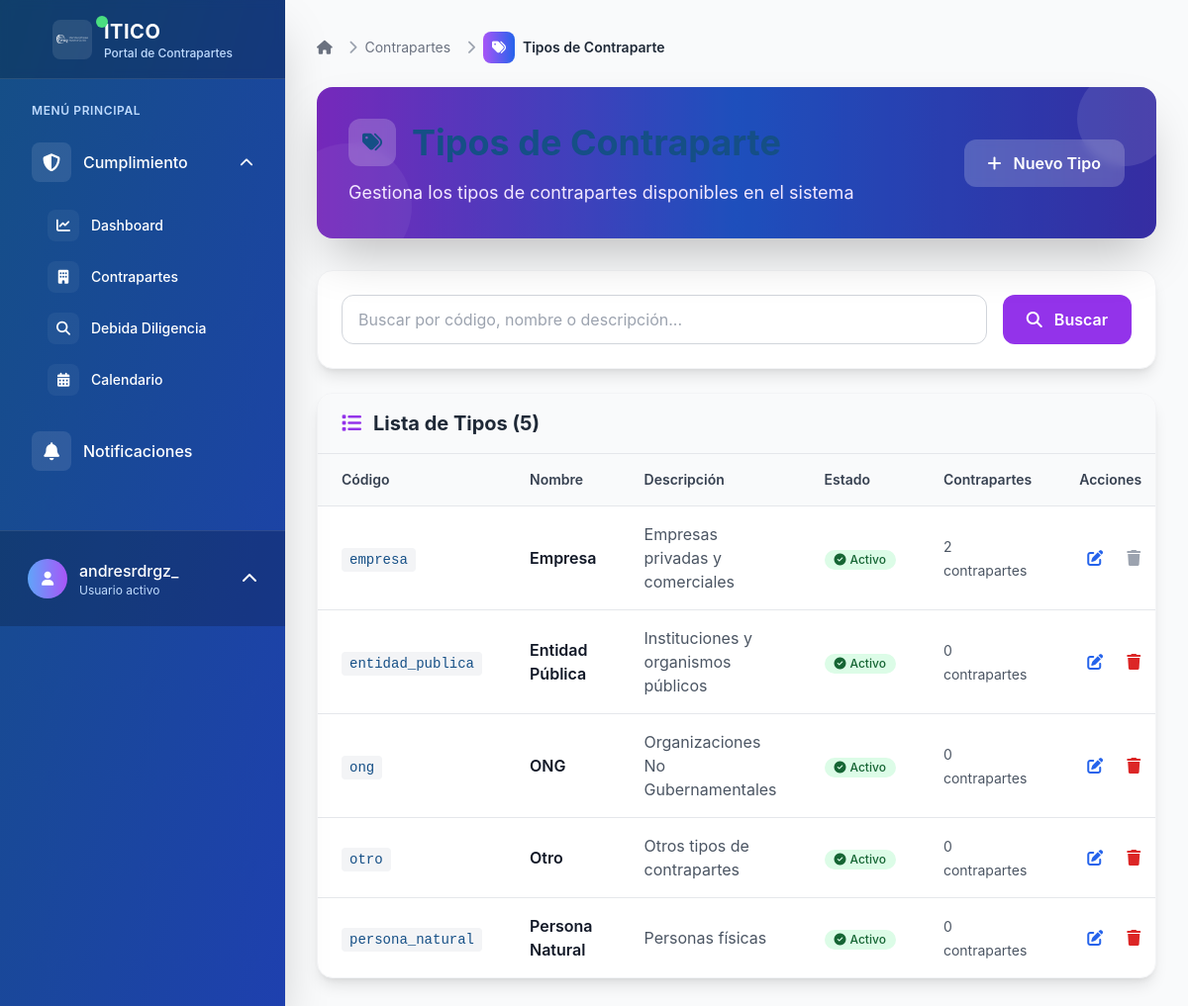
/contrapartes/tipos/ (signed in), run on the app's committed database.
### contrapartes/models.py (models this page shows, shortened)
class TipoContraparte(models.Model):
    codigo = models.CharField(
        max_length=20,
        unique=True,
        verbose_name="Código",
        help_text="Código único para identificar el tipo (ej: empresa, ong, etc.)"
    )
    nombre = models.CharField(
        max_length=100,
        verbose_name="Nombre",
        help_text="Nombre descriptivo del tipo de contraparte"
    )
    descripcion = models.TextField(
        blank=True,
        null=True,
        verbose_name="Descripción",
        help_text="Descripción detallada del tipo de contraparte"
    )
    activo = models.BooleanField(
        default=True,
        verbose_name="Activo",
        help_text="Indica si este tipo está disponible para nuevas contrapartes"
    )
    creado_por = models.ForeignKey(
        User,
        on_delete=models.PROTECT,
        related_name='tipos_contraparte_creados',
        verbose_name="Creado por"
    )
    fecha_creacion = models.DateTimeField(auto_now_add=True, verbose_name="Fecha de creación")
    fecha_actualizacion = models.DateTimeField(auto_now=True, verbose_name="Última actualización")
    class Meta:
        verbose_name = "Tipo de Contraparte"
        verbose_name_plural = "Tipos de Contraparte"
        ordering = ['nombre']

### contrapartes/views.py (the view)
# urls.py: path('tipos/', views.TipoContraparteListView.as_view(), name='tipo_lista'),
class TipoContraparteListView(LoginRequiredMixin, ListView):
    model = TipoContraparte
    template_name = 'contrapartes/tipo_lista.html'
    context_object_name = 'tipos'
    paginate_by = 20
    def get_queryset(self):
        queryset = TipoContraparte.objects.all()
        search = self.request.GET.get('search')
        if search:
            queryset = queryset.filter(
                Q(codigo__icontains=search) |
                Q(nombre__icontains=search) |
                Q(descripcion__icontains=search)
            )
        return queryset

### templates/contrapartes/tipo_lista.html (shortened to what this page needs)
{% extends 'base.html' %}
{% block breadcrumb %}
<nav aria-label="breadcrumb" class="mb-6">
    <ol class="flex items-center space-x-2 text-sm">
        <li class="flex items-center">
            <a href="{% url 'dashboard:index' %}" class="text-gray-500 hover:text-gray-700 transition-colors duration-200">
                <i class="fas fa-home"></i>
            </a>
        </li>
        <li class="flex items-center">
            <i class="fas fa-chevron-right text-gray-400 mx-2"></i>
            <a href="{% url 'contrapartes:lista' %}" class="text-gray-500 hover:text-gray-700 transition-colors duration-200">
                Contrapartes
            </a>
        </li>
        <li class="flex items-center">
            <i class="fas fa-chevron-right text-gray-400 mx-2"></i>
            <div class="flex items-center justify-center w-8 h-8 rounded-lg bg-gradient-to-r from-purple-500 to-blue-600 text-white mr-2">
                <i class="fas fa-tags text-sm"></i>
            </div>
            <span class="font-semibold text-gray-800">Tipos de Contraparte</span>
        </li>
    </ol>
</nav>
{% endblock %}
{% block content %}
<div class="mb-8">
    <div class="bg-gradient-to-r from-purple-600 via-blue-600 to-indigo-700 rounded-2xl p-8 text-white shadow-2xl relative overflow-hidden">
        <div class="absolute inset-0 bg-black bg-opacity-20"></div>
        <div class="absolute -top-4 -right-4 w-24 h-24 bg-white bg-opacity-10 rounded-full"></div>
        <div class="absolute -bottom-8 -left-8 w-32 h-32 bg-white bg-opacity-5 rounded-full"></div>
        <div class="relative z-10">
            <div class="flex justify-between items-center">
                <div>
                    <h1 class="text-3xl lg:text-4xl font-bold mb-3 flex items-center">
                        <div class="w-12 h-12 rounded-xl bg-white bg-opacity-20 flex items-center justify-center mr-4 backdrop-blur-sm">
                            <i class="fas fa-tags text-xl"></i>
                        </div>
                    </h1>
                    <p class="text-lg text-purple-100 leading-relaxed">
                        Gestiona los tipos de contrapartes disponibles en el sistema
                    </p>
                </div>
                <a href="{% url 'contrapartes:tipo_crear' %}" class="bg-white bg-opacity-20 hover:bg-opacity-30 text-white px-6 py-3 rounded-xl font-semibold transition-all duration-200 backdrop-blur-sm">
                    <i class="fas fa-plus mr-2"></i>
                    Nuevo Tipo
                </a>
            </div>
        </div>
    </div>
</div>
<div class="bg-white rounded-2xl shadow-lg border border-gray-100 mb-6 p-6">
    <form method="get" class="flex gap-4">
        <div class="flex-1">
            <input type="text"
                   name="search"
                   value="{{ request.GET.search }}"
                   placeholder="Buscar por código, nombre o descripción..."
                   class="w-full px-4 py-3 border border-gray-300 rounded-xl focus:ring-2 focus:ring-purple-500 focus:border-transparent transition-all duration-200">
        </div>
        <button type="submit" class="px-6 py-3 bg-purple-600 text-white rounded-xl font-semibold hover:bg-purple-700 transition-all duration-200">
            <i class="fas fa-search mr-2"></i>
            Buscar
        </button>
    </form>
</div>
<div class="bg-white rounded-2xl shadow-lg border border-gray-100 overflow-hidden">
    <div class="px-6 py-4 border-b border-gray-200 bg-gray-50">
        <h2 class="text-xl font-bold text-gray-800 flex items-center">
            <i class="fas fa-list mr-3 text-purple-600"></i>
            Lista de Tipos ({{ tipos|length }})
        </h2>
    </div>
    {% if tipos %}
    <div class="overflow-x-auto">
        <table class="w-full">
            <thead class="bg-gray-50 border-b border-gray-200">
                <tr>
                    <th class="px-6 py-4 text-left text-sm font-semibold text-gray-700">Código</th>
                    <th class="px-6 py-4 text-left text-sm font-semibold text-gray-700">Nombre</th>
                    <th class="px-6 py-4 text-left text-sm font-semibold text-gray-700">Descripción</th>
                    <th class="px-6 py-4 text-left text-sm font-semibold text-gray-700">Estado</th>
                    <th class="px-6 py-4 text-left text-sm font-semibold text-gray-700">Contrapartes</th>
                    <th class="px-6 py-4 text-left text-sm font-semibold text-gray-700">Acciones</th>
                </tr>
            </thead>
            <tbody class="divide-y divide-gray-200">
                {% for tipo in tipos %}
                <tr class="hover:bg-gray-50 transition-colors duration-200">
                    <td class="px-6 py-4">
                        <span class="font-mono text-sm bg-gray-100 px-2 py-1 rounded">{{ tipo.codigo }}</span>
                    </td>
                    <td class="px-6 py-4">
                        <span class="font-semibold text-gray-900">{{ tipo.nombre }}</span>
                    </td>
                    <td class="px-6 py-4">
                        <span class="text-gray-600">{{ tipo.descripcion|default:"Sin descripción"|truncatechars:50 }}</span>
                    </td>
                    <td class="px-6 py-4">
                        {% if tipo.activo %}
                            <span class="inline-flex items-center px-2.5 py-0.5 rounded-full text-xs font-medium bg-green-100 text-green-800">
                                <i class="fas fa-check-circle mr-1"></i>
                                Activo
                            </span>
                        {% else %}
                            <span class="inline-flex items-center px-2.5 py-0.5 rounded-full text-xs font-medium bg-red-100 text-red-800">
                                <i class="fas fa-times-circle mr-1"></i>
                                Inactivo
                            </span>
                        {% endif %}
                    </td>
                    <td class="px-6 py-4">
                        <span class="text-sm text-gray-600">{{ tipo.contrapartes.count }} contrapartes</span>
                    </td>
                    <td class="px-6 py-4">
                        <div class="flex items-center space-x-2">
                            <a href="{% url 'contrapartes:tipo_editar' tipo.pk %}"
                               class="text-blue-600 hover:text-blue-800 p-2 rounded-lg hover:bg-blue-50 transition-all duration-200"
                               title="Editar">
                                <i class="fas fa-edit"></i>
                            </a>
                            {% if tipo.contrapartes.count == 0 %}
                            <a href="{% url 'contrapartes:tipo_eliminar' tipo.pk %}"
                               class="text-red-600 hover:text-red-800 p-2 rounded-lg hover:bg-red-50 transition-all duration-200"
                               title="Eliminar">
                                <i class="fas fa-trash"></i>
                            </a>
                            {% else %}
                            <span class="text-gray-400 p-2" title="No se puede eliminar: tiene contrapartes asociadas">
                                <i class="fas fa-trash"></i>
                            </span>
                            {% endif %}
                        </div>
                    </td>
                </tr>
                {% endfor %}
            </tbody>
        </table>
    </div>
    {% endif %}
</div>
{% endblock %}

### templates/partials/user_menu.html (shortened to what this page needs)
{% if user.is_authenticated %}
    <div class="p-4 border-t border-white border-opacity-10 bg-black bg-opacity-20">
        <div class="relative">
            <button id="user-menu-button" class="group flex items-center w-full text-white hover:bg-white hover:bg-opacity-10 p-3 rounded-xl transition-all duration-300">
                <div class="flex items-center justify-center w-10 h-10 rounded-full bg-gradient-to-r from-blue-400 to-purple-500 mr-3 group-hover:scale-110 transition-transform duration-300">
                    <i class="fas fa-user text-sm"></i>
                </div>
                <div class="flex-1 text-left">
                    <p class="font-medium truncate group-hover:translate-x-1 transition-transform duration-300">{{ user.get_full_name|default:user.username }}</p>
                    <p class="text-xs text-blue-200">Usuario activo</p>
                </div>
                <i class="fas fa-chevron-up ml-2 transform group-hover:rotate-180 transition-transform duration-300" id="chevron-icon"></i>
            </button>
        </div>
    </div>
{% endif %}

### static/css/itico.css (style rules this page uses)
:root { --color-primario: #154F86; --color-blanco: #FFFFFF; --color-exito: #10B981; --color-advertencia: #F59E0B; --color-error: #EF4444; --color-info: #3B82F6; --color-fondo: var(--color-blanco); --color-fondo-secundario: #F9FAFB; --color-texto: var(--color-primario); --color-texto-secundario: #6B7280; --color-borde: #E5E7EB; --sombra-sm: 0 1px 2px 0 rgba(0, 0, 0, 0.05); --sombra-md: 0 4px 6px -1px rgba(0, 0, 0, 0.1); --sombra-lg: 0 10px 15px -3px rgba(0, 0, 0, 0.1); }
* { margin: 0; padding: 0; box-sizing: border-box; }
body { background: var(--color-fondo); color: var(--color-texto); font-family: -apple-system, BlinkMacSystemFont, 'Segoe UI', Roboto, Oxygen, Ubuntu, Cantarell, sans-serif; line-height: 1.6; }
h1, h2, h3, h4, h5, h6 { color: var(--color-primario); margin-bottom: 1rem; font-weight: 600; }
h1 { font-size: 2.5rem; }
h2 { font-size: 2rem; }
a { color: var(--color-primario); text-decoration: none; transition: color 0.3s ease; }
.shadow-lg { box-shadow: var(--sombra-lg); }
.rounded { border-radius: 0.5rem; }
.rounded-lg { border-radius: 0.75rem; }
.p-2 { padding: 0.5rem; }
.p-3 { padding: 0.75rem; }
.p-4 { padding: 1rem; }
.p-6 { padding: 1.5rem; }
.mb-3 { margin-bottom: 0.75rem; }
.mb-6 { margin-bottom: 1.5rem; }

### data on the page
TipoContraparte: codigo "empresa", nombre "Empresa", descripcion "Empresas privadas y comerciales", activo True (drawn), contrapartes.count "2"
TipoContraparte: codigo "entidad_publica", nombre "Entidad Pública", descripcion "Instituciones y organismos públicos", activo True (drawn), contrapartes.count "0"
TipoContraparte: codigo "ong", nombre "ONG", descripcion "Organizaciones No Gubernamentales", activo True (drawn), contrapartes.count "0"
TipoContraparte: codigo "otro", nombre "Otro", descripcion "Otros tipos de contrapartes", activo True (drawn), contrapartes.count "0"
TipoContraparte: codigo "persona_natural", nombre "Persona Natural", descripcion "Personas físicas", activo True (drawn), contrapartes.count "0"

### other printed values
{{ user.get_full_name|default:user.username }} "andresrdrgz_"
{{ tipos|length }} "5"
